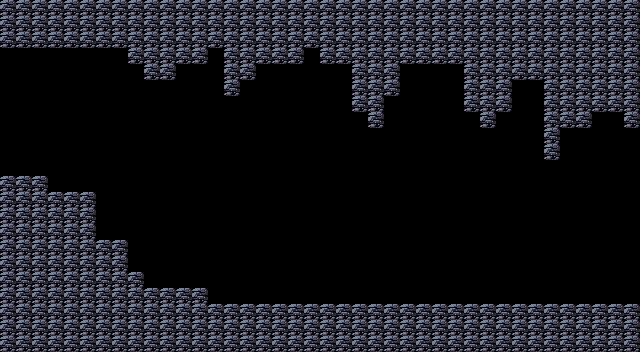

This game map was drawn from its Tiled (.tmx) file and the tilesets committed beside it. A one-line description and the full map source follow:
An orthogonal 40x22 tile map with 16x16 px tiles, 1 tile layer (Collision) and 1 object (Save).

<map version="1.10" tiledversion="1.10.2" orientation="orthogonal" renderorder="right-down" width="40" height="22" tilewidth="16" tileheight="16" infinite="0" nextlayerid="3" nextobjectid="2">
 <tileset firstgid="1" source="../tileset/tileset.tsx" />
 <layer id="1" name="Collision" width="40" height="22">
  <data encoding="csv">
1,1,1,1,1,1,1,1,1,1,1,1,1,1,1,1,1,1,1,1,1,1,1,1,1,1,1,1,1,1,1,1,1,1,1,1,1,1,1,1,
1,1,1,1,1,1,1,1,1,1,1,1,1,1,1,1,1,1,1,1,1,1,1,1,1,1,1,1,1,1,1,1,1,1,1,1,1,1,1,1,
1,1,1,1,1,1,1,1,1,1,1,1,1,1,1,1,1,1,1,1,1,1,1,1,1,1,1,1,1,1,1,1,1,1,1,1,1,1,1,1,
0,0,0,0,0,0,0,0,1,1,1,1,1,0,1,1,1,1,1,0,1,1,1,1,1,1,1,1,1,1,1,1,1,1,1,1,1,1,1,1,
0,0,0,0,0,0,0,0,0,1,1,0,0,0,1,1,0,0,0,0,0,0,1,1,1,0,0,0,0,1,1,1,1,1,1,1,1,1,1,1,
0,0,0,0,0,0,0,0,0,0,0,0,0,0,1,0,0,0,0,0,0,0,1,1,1,0,0,0,0,1,1,1,0,0,1,1,1,1,1,1,
0,0,0,0,0,0,0,0,0,0,0,0,0,0,0,0,0,0,0,0,0,0,1,1,0,0,0,0,0,1,1,1,0,0,1,1,1,1,1,1,
0,0,0,0,0,0,0,0,0,0,0,0,0,0,0,0,0,0,0,0,0,0,0,1,0,0,0,0,0,0,1,0,0,0,1,1,1,0,0,1,
0,0,0,0,0,0,0,0,0,0,0,0,0,0,0,0,0,0,0,0,0,0,0,0,0,0,0,0,0,0,0,0,0,0,1,0,0,0,0,0,
0,0,0,0,0,0,0,0,0,0,0,0,0,0,0,0,0,0,0,0,0,0,0,0,0,0,0,0,0,0,0,0,0,0,1,0,0,0,0,0,
0,0,0,0,0,0,0,0,0,0,0,0,0,0,0,0,0,0,0,0,0,0,0,0,0,0,0,0,0,0,0,0,0,0,0,0,0,0,0,0,
1,1,1,0,0,0,0,0,0,0,0,0,0,0,0,0,0,0,0,0,0,0,0,0,0,0,0,0,0,0,0,0,0,0,0,0,0,0,0,0,
1,1,1,1,1,1,0,0,0,0,0,0,0,0,0,0,0,0,0,0,0,0,0,0,0,0,0,0,0,0,0,0,0,0,0,0,0,0,0,0,
1,1,1,1,1,1,0,0,0,0,0,0,0,0,0,0,0,0,0,0,0,0,0,0,0,0,0,0,0,0,0,0,0,0,0,0,0,0,0,0,
1,1,1,1,1,1,0,0,0,0,0,0,0,0,0,0,0,0,0,0,0,0,0,0,0,0,0,0,0,0,0,0,0,0,0,0,0,0,0,0,
1,1,1,1,1,1,1,1,0,0,0,0,0,0,0,0,0,0,0,0,0,0,0,0,0,0,0,0,0,0,0,0,0,0,0,0,0,0,0,0,
1,1,1,1,1,1,1,1,0,0,0,0,0,0,0,0,0,0,0,0,0,0,0,0,0,0,0,0,0,0,0,0,0,0,0,0,0,0,0,0,
1,1,1,1,1,1,1,1,1,0,0,0,0,0,0,0,0,0,0,0,0,0,0,0,0,0,0,0,0,0,0,0,0,0,0,0,0,0,0,0,
1,1,1,1,1,1,1,1,1,1,1,1,1,0,0,0,0,0,0,0,0,0,0,0,0,0,0,0,0,0,0,0,0,0,0,0,0,0,0,0,
1,1,1,1,1,1,1,1,1,1,1,1,1,1,1,1,1,1,1,1,1,1,1,1,1,1,1,1,1,1,1,1,1,1,1,1,1,1,1,1,
1,1,1,1,1,1,1,1,1,1,1,1,1,1,1,1,1,1,1,1,1,1,1,1,1,1,1,1,1,1,1,1,1,1,1,1,1,1,1,1,
1,1,1,1,1,1,1,1,1,1,1,1,1,1,1,1,1,1,1,1,1,1,1,1,1,1,1,1,1,1,1,1,1,1,1,1,1,1,1,1
</data>
 </layer>
 <objectgroup id="2" name="Save">
  <object id="1" name="Caverns Edge Save" type="Save" x="272" y="240" width="96" height="64" />
 </objectgroup>
</map>
